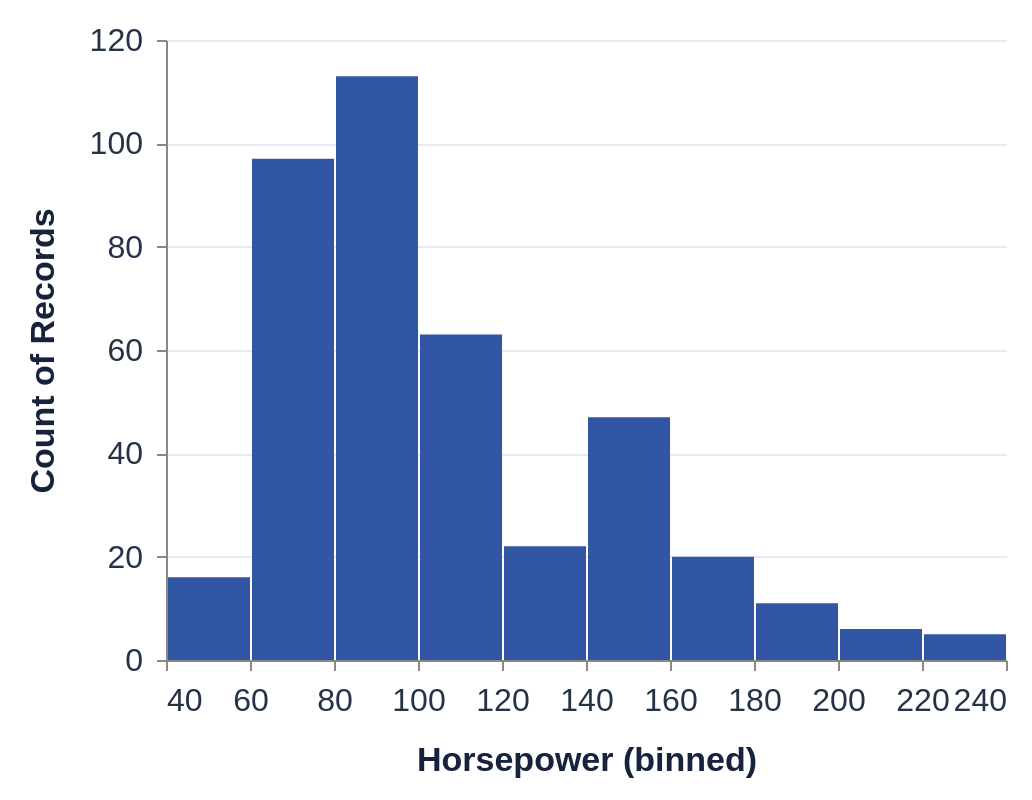

Write the Vega-Lite specification saved for this chart.
### Vega-Lite specification from a JSON file in a GitHub repository (floating-point values rounded to 4 significant figures; data arrays with more than 128 entries replaced by an {"elided": "..."} marker saying what was removed)
{"$schema": "https://vega.github.io/schema/vega-lite/v6.json", "data": {"values": {"elided": "406 records"}}, "mark": "bar", "encoding": {"x": {"bin": true, "field": "Horsepower", "type": "quantitative"}, "y": {"aggregate": "count", "type": "quantitative"}}, "width": 420, "height": 310, "padding": 12, "background": "#ffffff", "config": {"font": "Arial", "view": {"stroke": null}, "axis": {"labelFontSize": 16, "titleFontSize": 17, "titlePadding": 14, "labelPadding": 7, "gridColor": "#e7eaf0", "tickCount": 5, "labelColor": "#263248", "titleColor": "#17233c"}, "legend": {"orient": "top", "labelFontSize": 15, "titleFontSize": 16, "padding": 8, "symbolSize": 70}, "mark": {"color": "#3157a4"}, "point": {"size": 45, "strokeWidth": 1.4}, "circle": {"size": 38}, "line": {"strokeWidth": 2.5}, "range": {"category": ["#3157a4", "#c9455a", "#258276"]}}}
